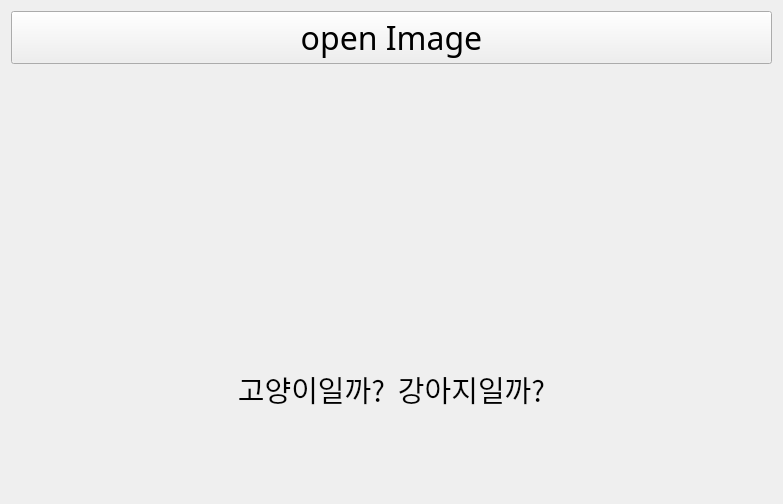
<?xml version="1.0" encoding="UTF-8"?>
<ui version="4.0">
 <class>Form</class>
 <widget class="QWidget" name="Form">
  <property name="geometry">
   <rect>
    <x>0</x>
    <y>0</y>
    <width>783</width>
    <height>504</height>
   </rect>
  </property>
  <property name="windowTitle">
   <string>Form</string>
  </property>
  <layout class="QVBoxLayout" name="verticalLayout">
   <item>
    <widget class="QPushButton" name="btn_open">
     <property name="font">
      <font>
       <family>Agency FB</family>
       <pointsize>24</pointsize>
      </font>
     </property>
     <property name="text">
      <string>open Image</string>
     </property>
    </widget>
   </item>
   <item>
    <widget class="QLabel" name="lbl_image">
     <property name="text">
      <string/>
     </property>
     <property name="pixmap">
      <pixmap>../../../../Users/Administrator/Downloads/cat_dog/train/cat.1000.jpg</pixmap>
     </property>
     <property name="scaledContents">
      <bool>true</bool>
     </property>
    </widget>
   </item>
   <item>
    <widget class="QLabel" name="lbl_result">
     <property name="font">
      <font>
       <family>Agency FB</family>
       <pointsize>22</pointsize>
      </font>
     </property>
     <property name="text">
      <string>고양이일까?  강아지일까?</string>
     </property>
     <property name="scaledContents">
      <bool>false</bool>
     </property>
     <property name="alignment">
      <set>Qt::AlignCenter</set>
     </property>
    </widget>
   </item>
  </layout>
 </widget>
 <resources/>
 <connections/>
</ui>
